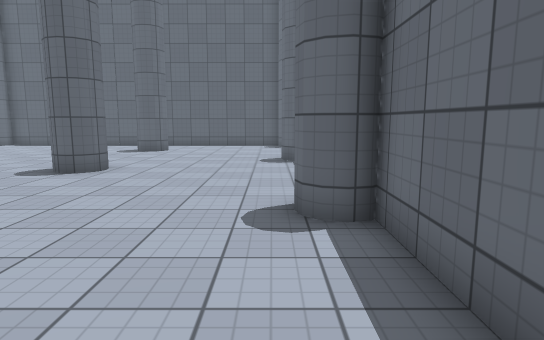
view 1 (above)

17 first-person views from a walk through a 3-D level made in the Unity game engine. The camera is 1.4 m above the floor, tilts 8° down and sees 75° across. The floor is counted in squares, 1 m on a side. Each view is taken from the middle of a square. On the plan, view 1 faces up. The plan holds only what a view shows up to about 15 squares ahead; the rest is blank. The place goes on beyond the plan. Surface patterns are stand-ins for the level's own textures.

view 2
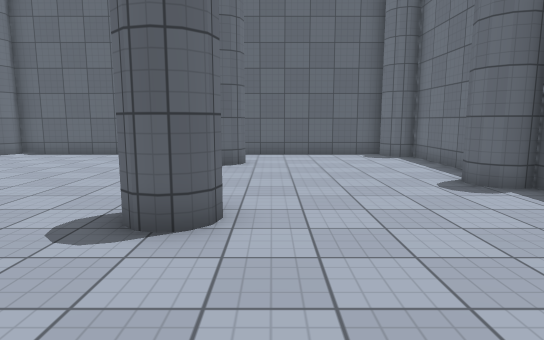

view 3
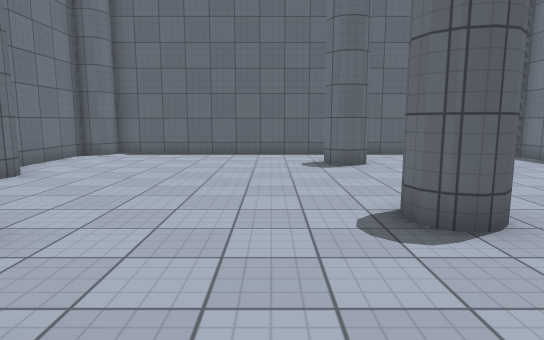

view 4
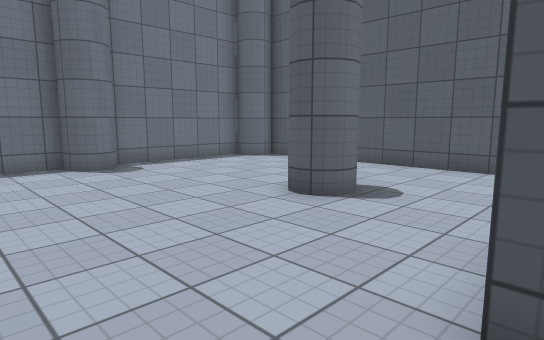

view 5
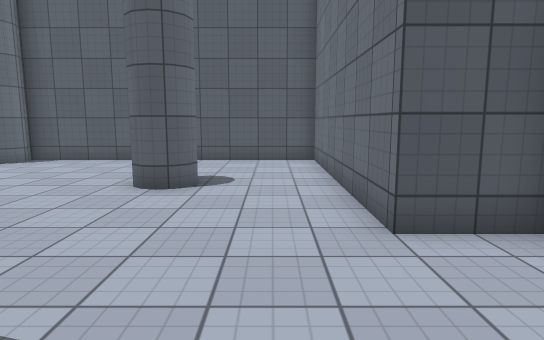

view 6
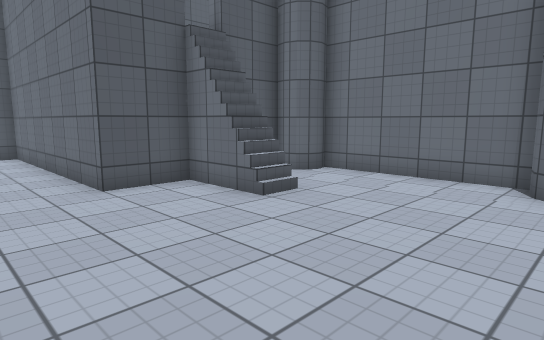

view 7
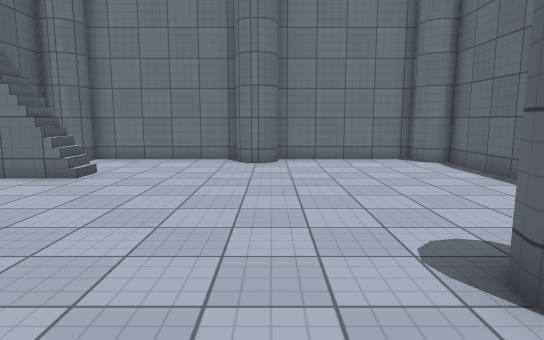

view 8
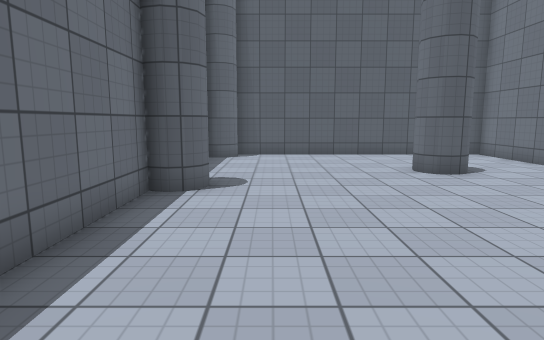

view 9
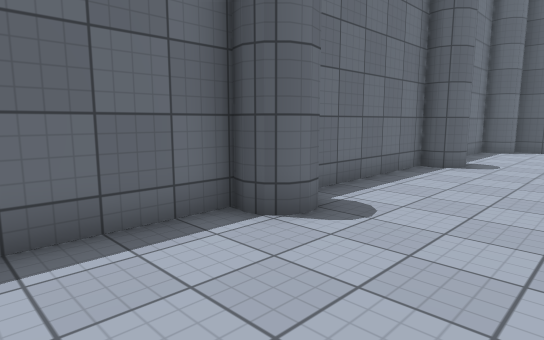

view 10
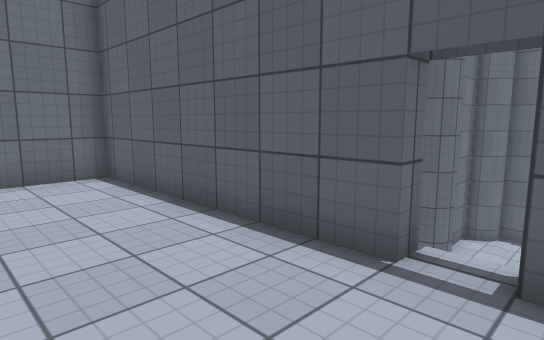

view 11
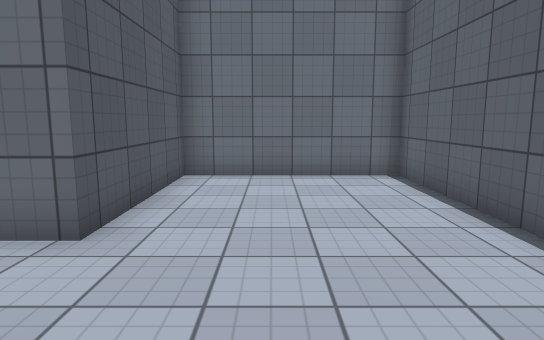

view 12
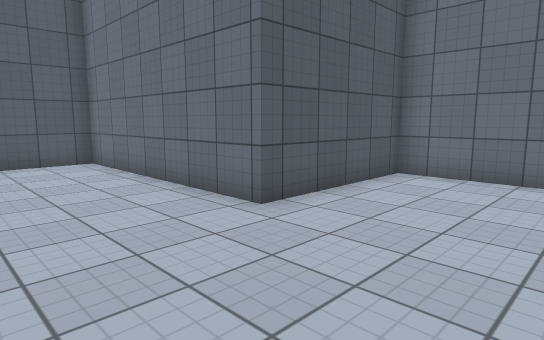

view 13
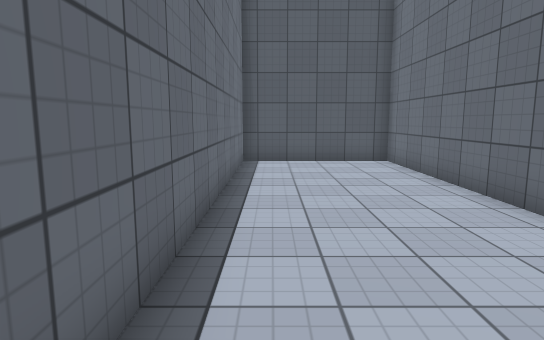

view 14
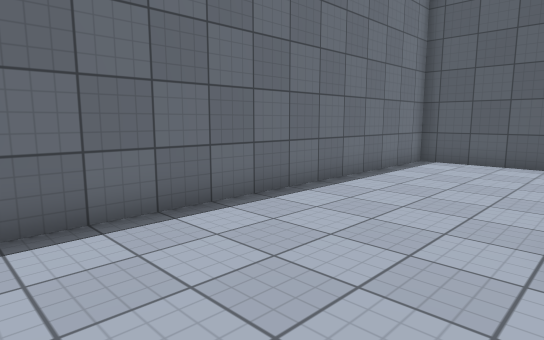

view 15
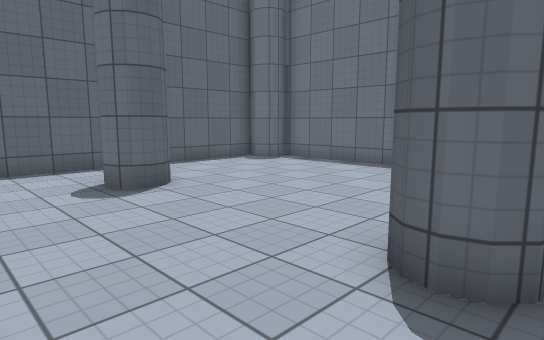

view 16
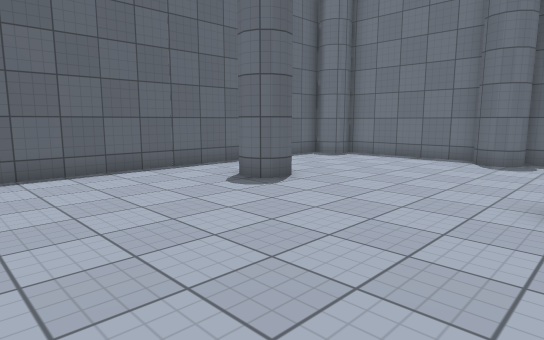

view 17
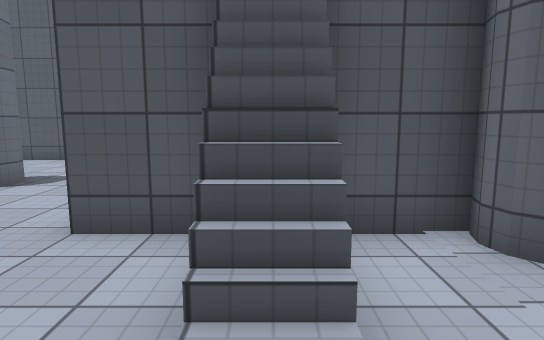

### Floor plan
Key: @ floor where view 1 was taken; # wall or solid block; . main floor; : floor 3.5 m higher than the main floor; / step, stairs or slope.
Columns run from 20 left of view 1 to 2 right of it. Each row starts with its distance up from view 1.
 20      #################
 19     ##...............##
 18     #.................#
 17     #.........##......#
 16     #.........##......#
 15     #.................#
 14     ##................#
 13     ##...............##
 12     #................##
 11     #.................#
 10     #.........##......#
  9     #.../.............#
  8     ##../.............#
  7     ####/##...........#
  6 ########:##..........##
  5 #:::::::::#..........##
  4 #:::::::::#...##......#
  3 #:::::::::#...##......#
  2 #:::::::::#...........#
  1 ######::::#...........#
  0      #::::#.........@##
 -1      #::::#.........###
 -2      #::::############
 -3      #::::#
 -4      #::::#
 -5      #::::#
 -6      #::::#
 -7      ######

Where each view was taken, in squares from view 1:
view 1: 0 up, 0 right, facing up
view 2: 5 up, 4 left, facing up
view 3: 5 up, 8 left, facing up
view 4: 9 up, 10 left, facing down-right
view 5: 11 up, 8 left, facing down
view 6: 14 up, 7 left, facing down-left
view 7: 14 up, 3 left, facing left
view 8: 13 up, 1 left, facing down
view 9: 17 up, 3 left, facing down-right
view 10: 3 up, 11 left, facing up-left
view 11: 3 up, 11 left, facing left
view 12: 5 up, 11 left, facing down-left
view 13: 5 up, 11 left, facing down
view 14: 5 up, 15 left, facing down-right
view 15: 9 up, 9 left, facing up-right
view 16: 10 up, 12 left, facing up-right
view 17: 11 up, 12 left, facing down
